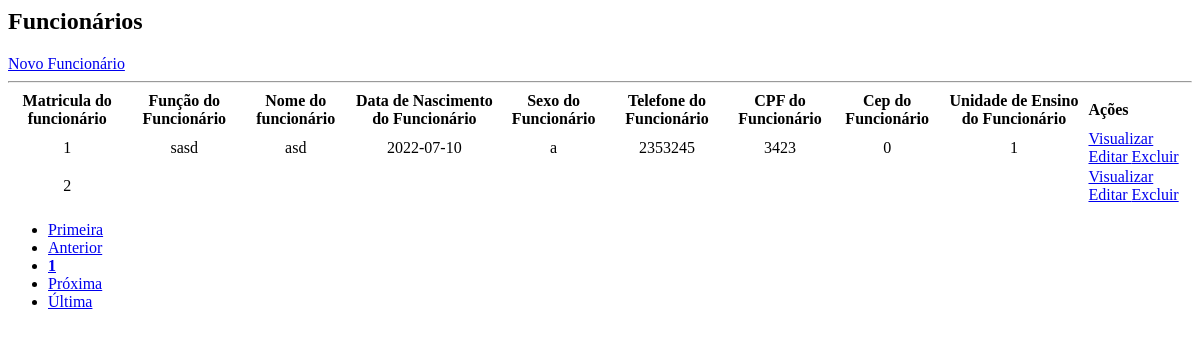
The app's page /static/contents/funcionario/lista_func.php, older data.
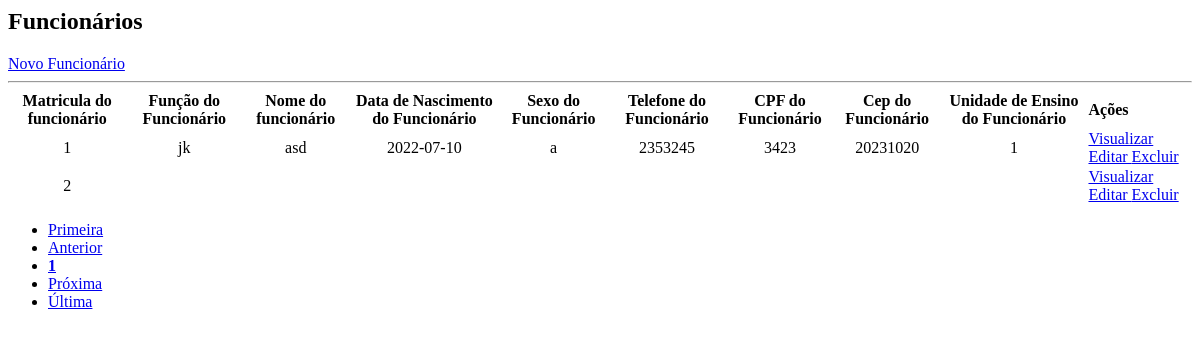
The same page, newer data.
### tables this page shows
CREATE TABLE `funcionario` (
  `mat_func` int(11) NOT NULL,
  `funcao_func` varchar(10) DEFAULT NULL,
  `nome_func` varchar(20) DEFAULT NULL,
  `nasc_func` date DEFAULT NULL,
  `sexo_func` char(1) DEFAULT NULL,
  `tel_func` char(11) DEFAULT NULL,
  `cpf_func` char(11) DEFAULT NULL,
  `cep` int(11) DEFAULT NULL,
  `id_ue` int(11) DEFAULT NULL
);

### static/contents/funcionario/lista_func.php (the view, shortened to what this page needs)
<div class="container-fluid">
	<div id="top" class="row">
		<div class="col-md-11">
			<h2>Funcionários</h2>
		</div>
		<div class="col-md-1">
			<a href="?page=addfunc" class="btn btn-primary pull-right h2">Novo Funcionário</a>
		</div>
	</div>
	<hr/>
	<div id="bloco-list-pag">
		<div id="list" class="row">
			<div class="table-responsive col-md-12">
				<?php
					$quantidade = 5;
					$pagina = (isset($_GET['pagina'])) ? (int)$_GET['pagina'] : 1;
					$inicio = ($quantidade * $pagina) - $quantidade;
					$data = mysqli_query($con, "select * from funcionario ORDER BY mat_func asc limit $inicio, $quantidade;");
					echo "<table class='table table-striped' cellspacing='0' cellpading='0'>";
					echo "<thead><tr>";
					echo "<td class='centro'><strong>Matricula do funcionário</strong></td>";
					echo "<td class='centro'><strong>Função do Funcionário</strong></td>";
					echo "<td class='centro'><strong>Nome do funcionário</strong></td>";
					echo "<td class='centro'><strong>Data de Nascimento do Funcionário</strong></td>";
					echo "<td class='centro'><strong>Sexo do Funcionário</strong></td>";
					echo "<td class='centro'><strong>Telefone do Funcionário</strong></td>";
					echo "<td class='centro'><strong>CPF do Funcionário</strong></td>";
					echo "<td class='centro'><strong>Cep do Funcionário</strong></td>";
					echo "<td class='centro'><strong>Unidade de Ensino do Funcionário</strong></td>";
					echo "<td class='actions d-flex justify-content-center'><strong>Ações</strong></td>";
					echo "</tr></thead><tbody>";
					while($info = mysqli_fetch_array($data)){
						echo "<tr>";
						echo "<td class='centro'>".$info['mat_func']."</td>";
						echo "<td class='centro'>".$info['funcao_func']." </td>";
						echo "<td class='centro'>".$info['nome_func']." </td>";
						echo "<td class='centro'>".$info['nasc_func']." </td>";
						echo "<td class='centro'>".$info['sexo_func']." </td>";
						echo "<td class='centro'>".$info['tel_func']." </td>";
						echo "<td class='centro'>".$info['cpf_func']." </td>";
						echo "<td class='centro'>".$info['cep']." </td>";
						echo "<td class='centro'>".$info['id_ue']." </td>";
						echo "<td class='actions btn-group-sm d-flex justify-content-center'>";
						echo "<a class='btn btn-success btn-xs' href=?page=view_func&mat_func=".$info['mat_func']."> Visualizar </a>";
						echo "<a class='btn btn-warning btn-xs' href=?page=edit_func&mat_func=".$info['mat_func']."> Editar </a>";
						echo "<a href=?page=excluir_func&mat_func=".$info['mat_func']." class='btn btn-danger btn-xs'> Excluir </a></td>";
					}
				echo "</tr></tbody></table>";
			?>
		</div>
	</div>
	<div id="bottom" class="row">
			<div class="col-md-12">
				<?php
					$sqlTotal 		= "select mat_func from funcionario;";
					$qrTotal  		= mysqli_query($con, $sqlTotal) or die (mysqli_error());
					$numTotal 		= mysqli_num_rows($qrTotal);
					$totalpagina = (ceil($numTotal/$quantidade)<=0) ? 1 : ceil($numTotal/$quantidade);
					$anterior = (($pagina-1) <= 0) ? 1 : $pagina - 1;
					$posterior = (($pagina+1) >= $totalpagina) ? $totalpagina : $pagina+1;
					echo "<ul class='pagination'>";
					echo "<li class='page-item'><a class='page-link' href='?page=lista_func&pagina=1'> Primeira</a></li> ";
					echo "<li class='page-item'><a class='page-link' href=\"?page=lista_func&pagina=$anterior\"> Anterior</a></li> ";
					echo "<li class='page-item'><a class='page-link' href='?page=lista_func&pagina=".$pagina."'><strong>".$pagina."</strong></a></li> ";
					echo "<li class='page-item'><a class='page-link' href=\"?page=lista_func&pagina=$posterior\"> Pr&oacute;xima</a></li> ";
					echo "<li class='page-item'><a class='page-link' href=\"?page=lista_func&pagina=$totalpagina\"> &Uacute;ltima</a></li></ul>";
				?>
			</div>
		</div>
	</div>
</div>

Row changes from the older to the newer data that the page shows:
changed funcionario "asd": funcao_func "sasd" → "jk"; cep "0" → "20231020"
